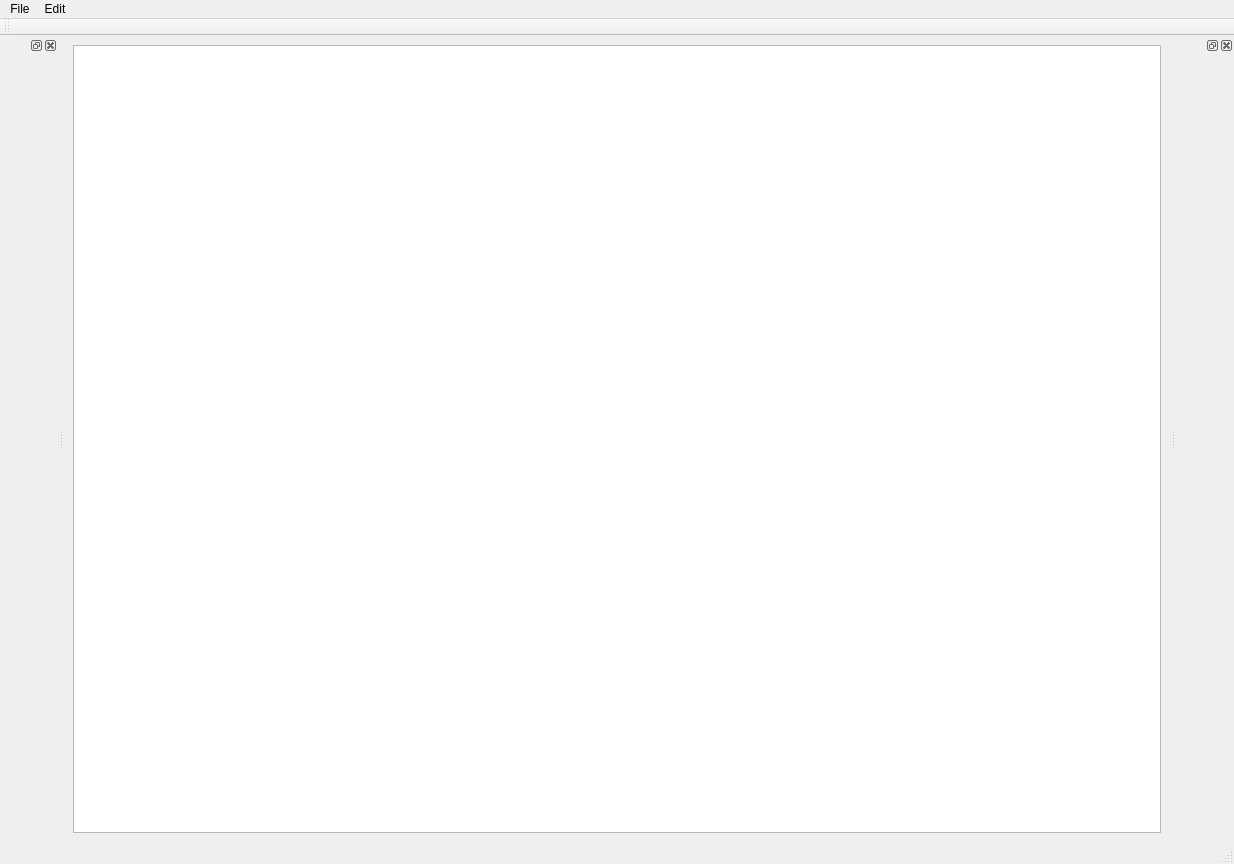
<?xml version="1.0" encoding="UTF-8"?>
<ui version="4.0">
 <class>MainWindow</class>
 <widget class="QMainWindow" name="MainWindow">
  <property name="geometry">
   <rect>
    <x>0</x>
    <y>0</y>
    <width>1234</width>
    <height>864</height>
   </rect>
  </property>
  <property name="windowTitle">
   <string>MainWindow</string>
  </property>
  <widget class="QWidget" name="centralwidget">
   <layout class="QGridLayout" name="gridLayout">
    <item row="0" column="0">
     <widget class="QGraphicsView" name="viewMesh"/>
    </item>
   </layout>
  </widget>
  <widget class="QMenuBar" name="menubar">
   <property name="geometry">
    <rect>
     <x>0</x>
     <y>0</y>
     <width>1234</width>
     <height>30</height>
    </rect>
   </property>
   <widget class="QMenu" name="menuFile">
    <property name="title">
     <string>File</string>
    </property>
    <addaction name="menuFileDownloadVTK"/>
    <addaction name="separator"/>
    <addaction name="menuFileSaveVTK"/>
   </widget>
   <widget class="QMenu" name="menuEdit">
    <property name="title">
     <string>Edit</string>
    </property>
   </widget>
   <addaction name="menuFile"/>
   <addaction name="menuEdit"/>
  </widget>
  <widget class="QStatusBar" name="statusbar"/>
  <widget class="QDockWidget" name="dockWidget">
   <attribute name="dockWidgetArea">
    <number>1</number>
   </attribute>
   <widget class="QWidget" name="dockProject"/>
  </widget>
  <widget class="QDockWidget" name="dockWidget_2">
   <attribute name="dockWidgetArea">
    <number>2</number>
   </attribute>
   <widget class="QWidget" name="dockProperties"/>
  </widget>
  <widget class="QToolBar" name="toolBar">
   <property name="windowTitle">
    <string>toolBar</string>
   </property>
   <attribute name="toolBarArea">
    <enum>TopToolBarArea</enum>
   </attribute>
   <attribute name="toolBarBreak">
    <bool>false</bool>
   </attribute>
  </widget>
  <action name="menuFileDownloadVTK">
   <property name="text">
    <string>Download VTK</string>
   </property>
  </action>
  <action name="menuFileSaveVTK">
   <property name="text">
    <string>SaveVTK</string>
   </property>
  </action>
 </widget>
 <resources/>
 <connections/>
</ui>
